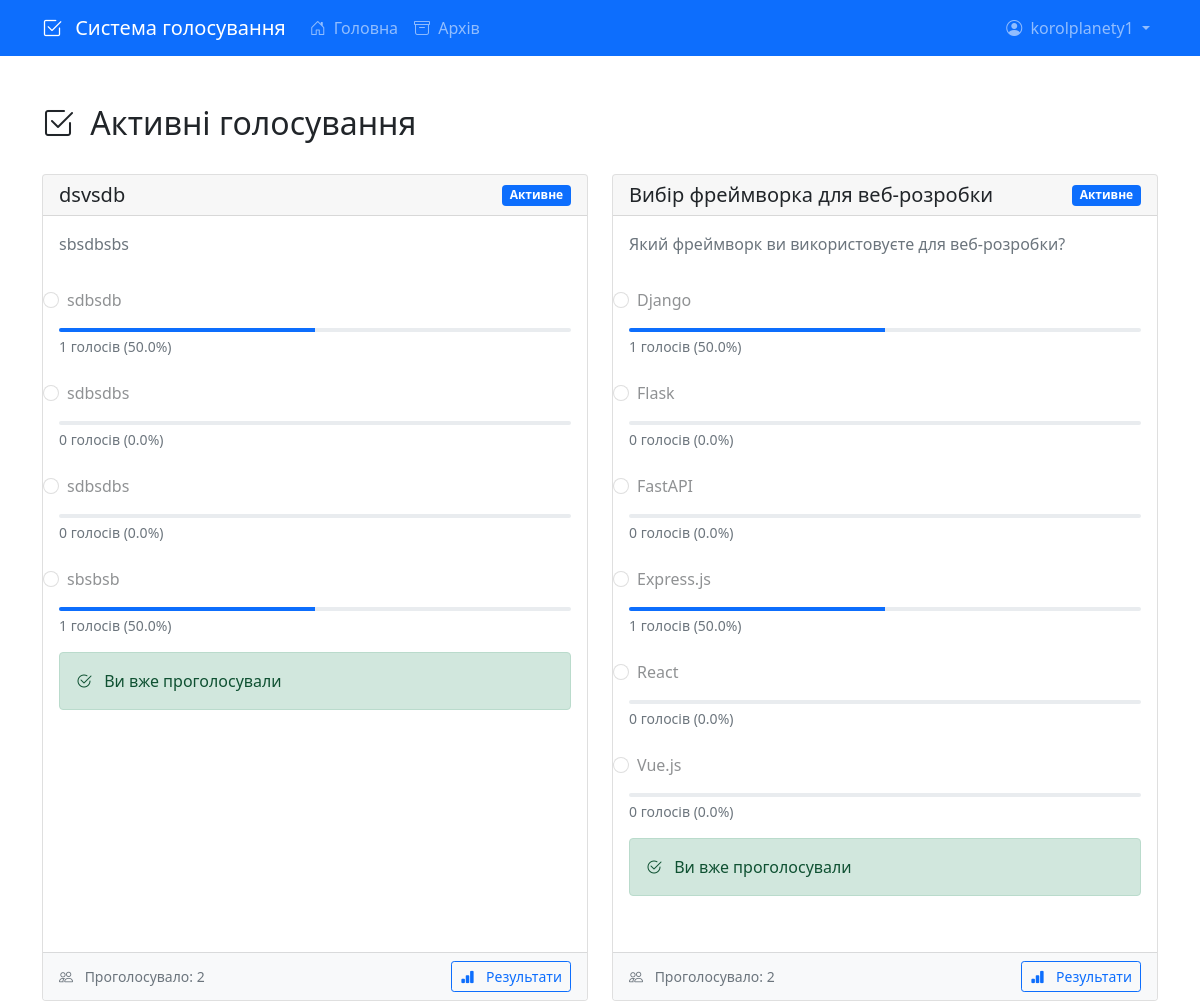
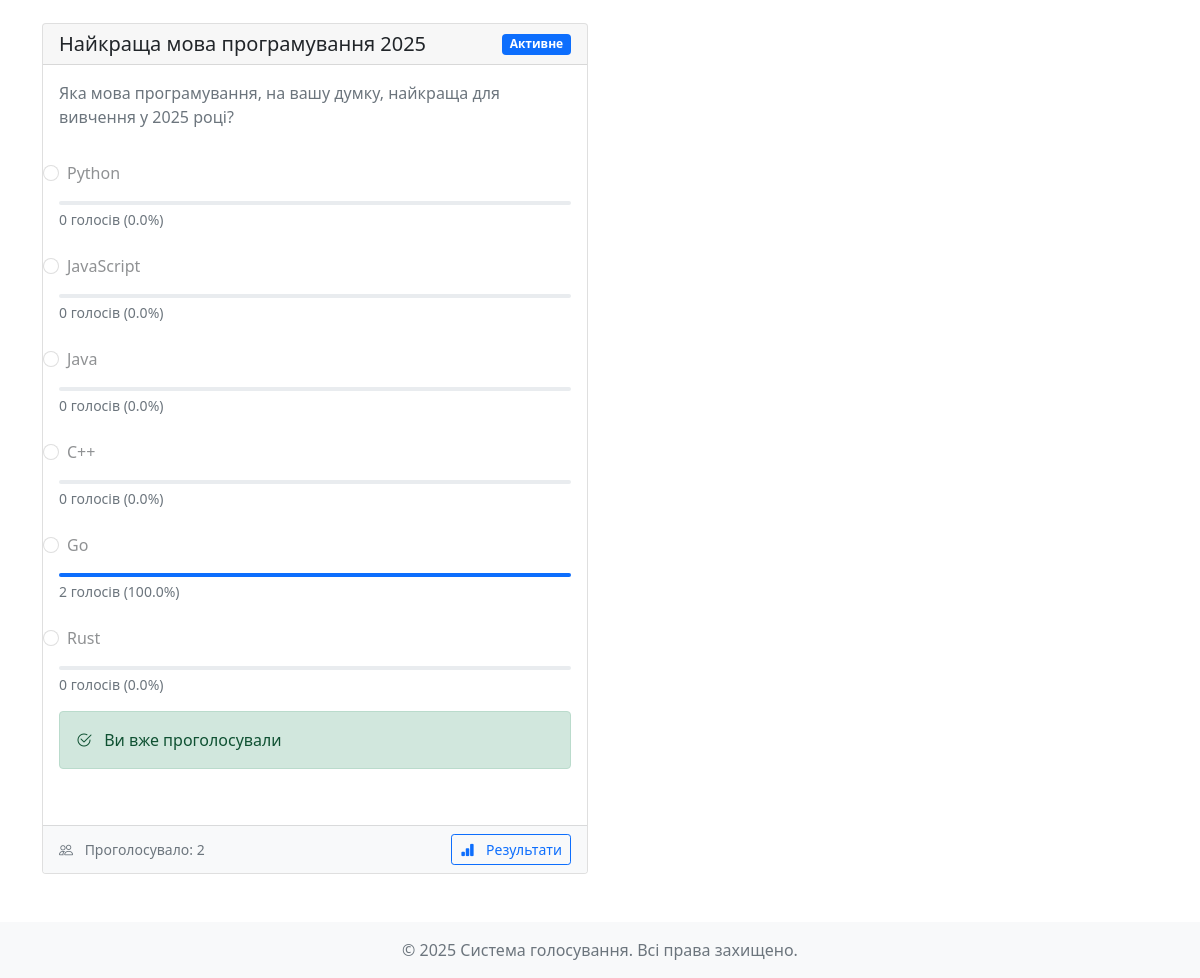
Screenshot of / (signed in) with the database file from the repository (2 pictures, top to bottom).
### src/database/models.py (models this page shows)
class User(Base):
    __tablename__ = "users"
    id = Column(Integer, primary_key=True, index=True)
    username = Column(String, unique=True, index=True)
    email = Column(String, unique=True, index=True)
    password_hash = Column(String)
    is_active = Column(Boolean, default=True)
    is_admin = Column(Boolean, default=False)
    created_at = Column(DateTime, default=datetime.utcnow)
    votes = relationship("Vote", back_populates="user")
    polls_created = relationship("Poll", back_populates="creator")

class Poll(Base):
    __tablename__ = "polls"
    id = Column(Integer, primary_key=True, index=True)
    title = Column(String, index=True)
    description = Column(String, nullable=True)
    created_at = Column(DateTime, default=datetime.utcnow)
    ends_at = Column(DateTime, nullable=True)
    is_active = Column(Boolean, default=True)
    created_by = Column(Integer, ForeignKey("users.id"))
    creator = relationship("User", back_populates="polls_created")
    options = relationship("PollOption", back_populates="poll", cascade="all, delete-orphan")
    votes = relationship("Vote", back_populates="poll")

class PollOption(Base):
    __tablename__ = "poll_options"
    id = Column(Integer, primary_key=True, index=True)
    poll_id = Column(Integer, ForeignKey("polls.id"))
    text = Column(String)
    votes_count = Column(Integer, default=0)
    poll = relationship("Poll", back_populates="options")
    votes = relationship("Vote", back_populates="option")

### src/main.py (the view)
@app.get("/")
async def home(request: Request, db: Session = Depends(get_db)):
    try:
        current_user = await get_current_user(request)
        polls = (
            db.query(Poll)
            .filter(Poll.is_active == True)
            .order_by(Poll.created_at.desc())
            .all()
        )
        for poll in polls:
            poll.options = db.query(PollOption).filter(PollOption.poll_id == poll.id).all()
            poll.total_votes = db.query(Vote).filter(Vote.poll_id == poll.id).count()
            if current_user:
                poll.user_voted = db.query(Vote).filter(
                    Vote.poll_id == poll.id,
                    Vote.user_id == current_user.id
                ).first() is not None
            else:
                poll.user_voted = False
            for option in poll.options:
                option.votes_percent = (
                    (option.votes_count / poll.total_votes * 100)
                    if poll.total_votes > 0
                    else 0
                )
        return templates.TemplateResponse(
            "index.html",
            {
                "request": request,
                "polls": polls,
                "current_user": current_user
            }
        )
    except Exception as e:
        logger.error(f"Error in home route: {str(e)}")
        raise HTTPException(status_code=500, detail=str(e))

### src/templates/index.html (shortened to what this page needs)
{% extends "base.html" %}
{% block content %}
<div class="container mt-4">
    <div class="d-flex justify-content-between align-items-center mb-4">
        <h2>
            <i class="bi bi-check2-square me-2"></i>
            Активні голосування
        </h2>
    </div>
    <div class="row">
        {% if polls %}
            {% for poll in polls %}
            <div class="col-md-6 mb-4">
                <div class="card h-100">
                    <div class="card-header d-flex justify-content-between align-items-center">
                        <h5 class="card-title mb-0">{{ poll.title }}</h5>
                        <span class="badge bg-primary">Активне</span>
                    </div>
                    <div class="card-body">
                        {% if poll.description %}
                        <p class="card-text text-muted mb-4">{{ poll.description }}</p>
                        {% endif %}
                        <form class="poll-form" data-poll-id="{{ poll.id }}">
                            {% if poll.options %}
                                {% for option in poll.options %}
                                <div class="poll-option mb-3">
                                    <div class="form-check">
                                        <input type="radio"
                                               class="form-check-input"
                                               name="poll_option_{{ poll.id }}"
                                               id="option_{{ poll.id }}_{{ option.id }}"
                                               value="{{ option.id }}"
                                               {% if not current_user or poll.user_voted %}disabled{% endif %}>
                                        <label class="form-check-label" for="option_{{ poll.id }}_{{ option.id }}">
                                            {{ option.text }}
                                        </label>
                                    </div>
                                    {% if poll.user_voted %}
                                    <div class="progress mt-2" style="height: 4px;">
                                        <div class="progress-bar" data-width="{{ '%.1f'|format(option.votes_percent) }}"></div>
                                    </div>
                                    <small class="text-muted d-block mt-1">
                                        {{ option.votes_count }} голосів ({{ '%.1f'|format(option.votes_percent) }}%)
                                    </small>
                                    {% endif %}
                                </div>
                                {% endfor %}
                            {% else %}
                                <div class="alert alert-warning">
                                    <i class="bi bi-exclamation-triangle me-2"></i>
                                    Немає доступних варіантів для голосування
                                </div>
                            {% endif %}
                            {% if poll.user_voted %}
                            <div class="alert alert-success mt-3">
                                <i class="bi bi-check2-circle me-2"></i>
                                Ви вже проголосували
                            </div>
                            {% endif %}
                        </form>
                    </div>
                    <div class="card-footer bg-light">
                        <div class="d-flex justify-content-between align-items-center">
                            <small class="text-muted">
                                <i class="bi bi-people me-2"></i>
                                Проголосувало: {{ poll.total_votes }}
                            </small>
                            <div class="btn-group">
                                <a href="/poll/{{ poll.id }}/results" class="btn btn-sm btn-outline-primary">
                                    <i class="bi bi-bar-chart-fill me-2"></i>
                                    Результати
                                </a>
                            </div>
                        </div>
                    </div>
                </div>
            </div>
            {% endfor %}
        {% endif %}
    </div>
</div>
{% endblock content %}

### src/templates/base.html (shortened to what this page needs)
<!DOCTYPE html>
<html lang="uk">
<head>
    <link href="https://cdn.jsdelivr.net/npm/bootstrap@5.1.3/dist/css/bootstrap.min.css" rel="stylesheet">
    <link rel="stylesheet" href="https://cdn.jsdelivr.net/npm/bootstrap-icons@1.8.1/font/bootstrap-icons.css">
    <link rel="stylesheet" href="{{ url_for('static', path='styles.css') }}">
    <link href="{{ url_for('static', path='styles.css') }}" rel="stylesheet">
</head>
<body>
    <nav class="navbar navbar-expand-lg navbar-dark bg-primary">
        <div class="container">
            <a class="navbar-brand" href="/">
                <i class="bi bi-check2-square me-2"></i>
                Система голосування
            </a>
            <div class="collapse navbar-collapse" id="navbarNav">
                <ul class="navbar-nav me-auto">
                    <li class="nav-item">
                        <a class="nav-link" href="/">
                            <i class="bi bi-house-door me-1"></i>
                            Головна
                        </a>
                    </li>
                    <li class="nav-item">
                        <a class="nav-link" href="/archive">
                            <i class="bi bi-archive me-1"></i>
                            Архів
                        </a>
                    </li>
                </ul>
                <div class="navbar-nav">
                    {% if current_user %}
                    <div class="nav-item dropdown">
                        <a class="nav-link dropdown-toggle" href="#" id="userDropdown" role="button" data-bs-toggle="dropdown">
                            <i class="bi bi-person-circle me-1"></i>
                            {{ current_user.username }}
                        </a>
                    </div>
                    {% endif %}
                </div>
            </div>
        </div>
    </nav>
    <main class="py-4">
        {% block content %}{% endblock %}
    </main>
    <footer class="footer mt-auto py-3 bg-light">
        <div class="container text-center">
            <span class="text-muted">© 2025 Система голосування. Всі права захищено.</span>
        </div>
    </footer>
    <div class="toast-container position-fixed bottom-0 end-0 p-3">
    </div>
</body>
</html>

### src/static/css/styles.css (style rules this page uses)
.card { margin-bottom: 1.5rem; }
.poll-form { margin-bottom: 1rem; }
.form-check { margin-bottom: 0.5rem; padding: 0.5rem; border-radius: 0.25rem; transition: background-color 0.2s; }
.form-check-input { margin-top: 0.25rem; }
.poll-option { margin-bottom: 1rem; }

### rows the page displays
User: username "korolplanety1"
Poll: title "dsvsdb", description "sbsdbsbs", total_votes "2"
PollOption: text "sdbsdb", votes_count "1", votes_percent "50.0"
PollOption: text "sdbsdbs", votes_count "0", votes_percent "0.0"
PollOption: text "sdbsdbs", votes_count "0", votes_percent "0.0"
PollOption: text "sbsbsb", votes_count "1", votes_percent "50.0"
Poll: title "Вибір фреймворка для веб-розробки", description "Який фреймворк ви використовуєте для веб-розробки?", total_votes "2"
PollOption: text "Django", votes_count "1", votes_percent "50.0"
PollOption: text "Flask", votes_count "0", votes_percent "0.0"
PollOption: text "FastAPI", votes_count "0", votes_percent "0.0"
PollOption: text "Express.js", votes_count "1", votes_percent "50.0"
PollOption: text "React", votes_count "0", votes_percent "0.0"
PollOption: text "Vue.js", votes_count "0", votes_percent "0.0"
Poll: title "Найкраща мова програмування 2025", description "Яка мова програмування, на вашу думку, найкраща для вивчення у 2025 році?", total_votes "2"
PollOption: text "Python", votes_count "0", votes_percent "0.0"
PollOption: text "JavaScript", votes_count "0", votes_percent "0.0"
PollOption: text "Java", votes_count "0", votes_percent "0.0"
PollOption: text "C++", votes_count "0", votes_percent "0.0"
PollOption: text "Go", votes_count "2", votes_percent "100.0"
PollOption: text "Rust", votes_count "0", votes_percent "0.0"
